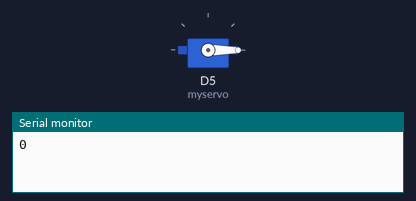
Recording of a sketch running on a simulated ESP8266 (NodeMCU). Parts: servo, the last lines printed to the serial monitor.

Above: at 0.05 s.
At 4.3 s:
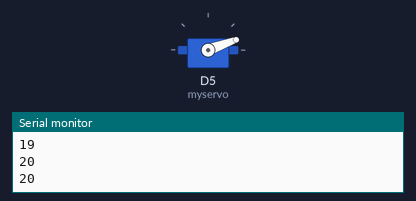
Timing chart, 0 to 8.2 s (numbered marks = the images above):
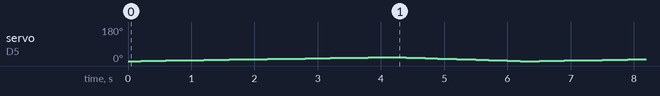

The sketch:

servo.ino
```cpp
#include <Servo.h>

Servo myservo;  // create servo object to control a servo
// twelve servo objects can be created on most boards

int pos;    // variable to store the servo position

void setup() {
  myservo.attach(D5);  // attaches the servo on pin 9 to the servo object
  Serial.begin(115200);
}

void loop() {
  pos = 0;
       myservo.write(0);              // tell servo to go to position in variable 'pos'

  for (pos = 0; pos <= 20; pos += 1) { // goes from 0 degrees to 180 degrees
    // in steps of 1 degree
    myservo.write(pos);              // tell servo to go to position in variable 'pos'
    Serial.println(myservo.read());

    delay(200);                       // waits 15ms for the servo to reach the position
  }
     myservo.write(20);              // tell servo to go to position in variable 'pos'


  for (pos = 20; pos >= 0; pos -= 1) { // goes from 180 degrees to 0 degrees
    myservo.write(pos);              // tell servo to go to position in variable 'pos'
    Serial.println(myservo.read());

    delay(100);                       // waits 15ms for the servo to reach the position
  }
}
```
